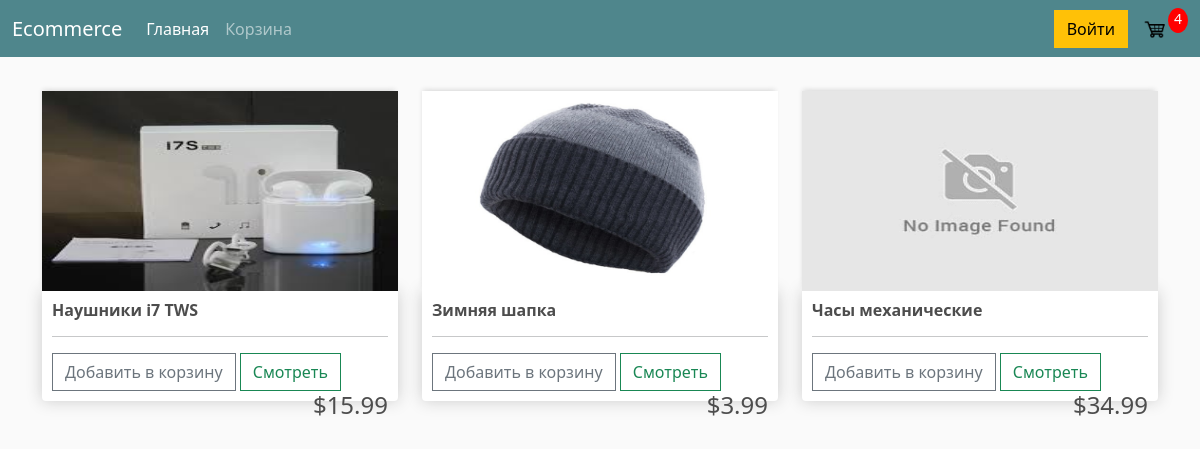
The app's page / (signed in) with its own data.
### store/models.py (models this page shows, shortened)
class Customer(models.Model):
	user = models.OneToOneField(User, null=True, blank=True, on_delete=models.CASCADE)
	name = models.CharField(max_length = 200, null=True)
	email = models.CharField(max_length=200, null=True)
	class Meta:
		verbose_name = "Клиент"
		verbose_name_plural = "Клиенты"

class Order(models.Model):
	customer = models.ForeignKey(Customer, on_delete=models.SET_NULL, null=True, blank=True)
	date_ordered = models.DateTimeField(auto_now_add = True)
	complete = models.BooleanField(default = False)
	transaction_id = models.CharField(max_length = 200, null = True)
	@property
	def get_cart_items(self):
		orderitems = self.orderitem_set.all()
		total = sum([item.quantity for item in orderitems])
		return total
	class Meta:
		verbose_name = "Заказ"
		verbose_name_plural = "Заказы"

class OrderItem(models.Model):
	product = models.ForeignKey(Product, on_delete = models.SET_NULL, null = True)
	order = models.ForeignKey(Order, on_delete = models.SET_NULL, null = True)
	quantity = models.PositiveSmallIntegerField(default = 0, null = True, blank = True)
	date_added = models.DateTimeField(auto_now_add = True)
	class Meta:
		verbose_name = "Продукт при заказе"
		verbose_name_plural = "Продукты при заказе"

class Product(models.Model):
	name = models.CharField("Название", max_length=255, null=True)
	price = models.FloatField("Цена")
	image = models.ImageField("Картинка",upload_to="products/", null = True, blank = True)
	draft = models.BooleanField("Черновик",default = False)
	class Meta:
		verbose_name = "Продукт"
		verbose_name_plural = "Продукты"

### store/views.py (the view)
# urls.py: path("", include('store.urls')),
def store(request):
	products = Product.objects.all()
	order, items = get_order_and_items(request)
	cartItems = get_order_and_items(request, getCartItems = True)
	print(cartItems)
	context = {
		"products": products,
		"cartItems": cartItems,
	}
	return render(request, "store/store.html", context)

### store/store_services.py (called while the page is built)
def get_order_and_items(request, getCartItems = False):
	if request.user.is_authenticated:
		customer = request.user.customer
		order, created = Order.objects.get_or_create(customer=customer, complete=False)
		items = order.orderitem_set.all()
		cartItems = order.get_cart_items
	else:
		items = []
		order = {"get_cart_total": 0, "get_cart_items": 0,}
		cartItems = order["get_cart_items"]
	if getCartItems:
		return cartItems
	return order, items

### store/templatetags/store_tags.py (called while the page is built)
@register.simple_tag()
def get_items_in_cart(request):
	return get_order_and_items(request, getCartItems = True)

### store/templates/store/store.html (shortened to what this page needs)
{% extends 'base.html' %}
{% load static %}
{% block content %}
	<div class="row">
		{% for product in products %}
			{% if not product.draft %}
				<div class="col-lg-4">
					{% if product.image %}
						<img src="{{ product.image.url }}" class="thumbnail">
					{% else %}
						<img src="{% static 'img/no-image-found.png' %}" class="thumbnail">
					{% endif %}
					<div class="box-element product">
						<h6><strong> {{ product.name }} </strong></h6>
						<hr>
						<button data-product={{product.id}} data-action="add"
						class="btn btn-outline-secondary add-btn update-cart">Добавить в корзину</button>
						<a href="#" class="btn btn-outline-success"> Смотреть </a>
						<h4 style="display: inline-block; float: right;"> ${{ product.price|floatformat:2 }} </h4>
					</div>
				</div>
			{% endif %}
		{% endfor %}
	</div>
{% endblock %}

### store/templates/base.html (shortened to what this page needs)
<!DOCTYPE html>
{% load static %}
<html>
<head>
	<link href="https://cdn.jsdelivr.net/npm/bootstrap@5.0.0-beta1/dist/css/bootstrap.min.css" rel="stylesheet">
	<link rel="stylesheet" type="text/css" href="{% static 'css/style.css' %}">
</head>
<body>
<nav class="navbar navbar-expand-lg navbar-dark bg-dark">
  <div class="container-fluid">
    <a class="navbar-brand" href="{% url 'store' %}">Ecommerce</a>
    <div class="collapse navbar-collapse" id="navbarSupportedContent">
      <ul class="navbar-nav me-auto mb-2 mb-lg-0">
        <li class="nav-item">
          <a class="nav-link active" aria-current="page" href="{% url 'store' %}">Главная</a>
        </li>
        <li class="nav-item">
          <a class="nav-link" href="{% url 'cart' %}">Корзина</a>
        </li>
      </ul>
      <a href="/admin" class="btn btn-warning">Войти</a>
      <a href="{% url 'cart' %}">
      	<img src="{% static 'img/cart-icon.png' %}" id="cart-icon">
      </a>
      {% load store_tags %}
      <p id="cart-total"> {% get_items_in_cart request=request %} </p>
    </div>
  </div>
</nav>
<div class="container">
	<br>
	{% block content %}
	{% endblock %}
</div>
</body>
</html>

### static/css/style.css (style rules this page uses)
body { background-color: hsl(0, 0%, 98%); }
h1,h2,h3,h4,h5,h6 { color:hsl(0, 0%, 30%); }
.box-element { box-shadow:hsl(0, 0%, 80%) 0 0 16px; background-color: #fff; border-radius: 4px; padding: 10px; }
.thumbnail { width: 100%; height: 200px; -webkit-box-shadow: -1px -3px 5px -2px rgba(214,214,214,1); -moz-box-shadow: -1px -3px 5px -2px rgba(214,214,214,1); box-shadow: -1px -3px 5px -2px rgba(214,214,214,1); }
.product { border-radius: 0 0 4px 4px; }
.bg-dark { background-color: #4f868c!important; }
#cart-icon { width:25px; display: inline-block; margin-left: 15px; }
#cart-total { display: block; text-align: center; color:#fff; background-color: red; width: 20px; height: 25px; border-radius: 50%; font-size: 14px; }
.col-lg-4, .col-lg-6, .col-lg-8, .col-lg-12 { margin-top: 10px; }
.btn { border-radius: 0; }

### records on screen
Product: image (picture), name "Наушники i7 TWS", price "15.99"
Product: image (picture), name "Зимняя шапка", price "3.99"
Product: draft False (drawn), name "Часы механические", price "34.99"
